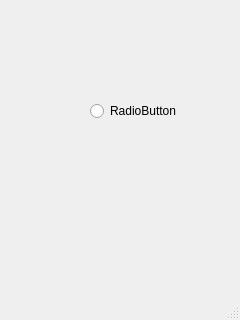
<?xml version="1.0" encoding="UTF-8"?>
<ui version="4.0">
 <class>Loading</class>
 <widget class="QMainWindow" name="Loading">
  <property name="geometry">
   <rect>
    <x>0</x>
    <y>0</y>
    <width>240</width>
    <height>320</height>
   </rect>
  </property>
  <property name="windowTitle">
   <string>MainWindow</string>
  </property>
  <widget class="QWidget" name="centralwidget">
   <widget class="QRadioButton" name="radioButton">
    <property name="geometry">
     <rect>
      <x>90</x>
      <y>100</y>
      <width>117</width>
      <height>22</height>
     </rect>
    </property>
    <property name="text">
     <string>RadioButton</string>
    </property>
   </widget>
  </widget>
  <widget class="QMenuBar" name="menubar">
   <property name="geometry">
    <rect>
     <x>0</x>
     <y>0</y>
     <width>240</width>
     <height>25</height>
    </rect>
   </property>
  </widget>
  <widget class="QStatusBar" name="statusbar"/>
 </widget>
 <resources/>
 <connections/>
</ui>
